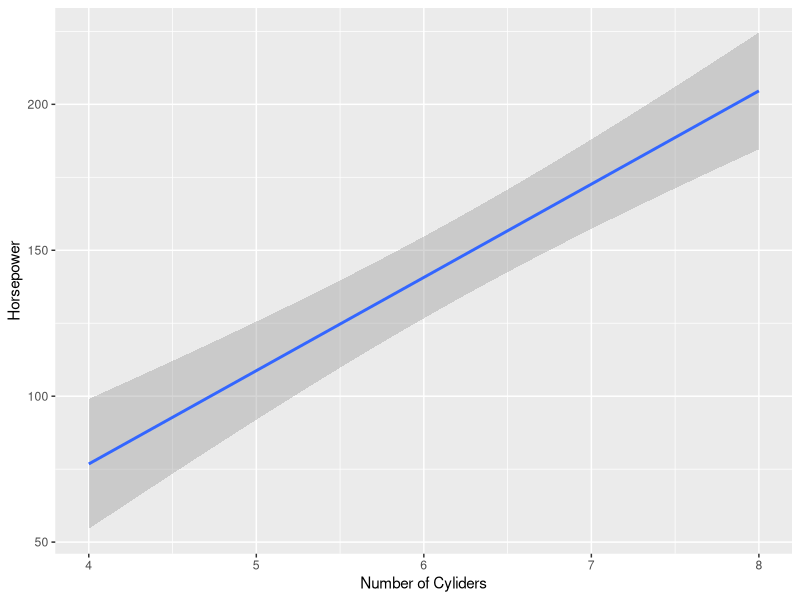

Generate this figure with R:
## ---- chunk 1
#| code-fold: true
#| message: false
library(dplyr)
library(readr)
library(ggplot2)
## ---- chunk 2
#| code-fold: true
mtcars %>%
  ggplot(aes(x = cyl, y= hp))+
  geom_smooth(method=lm)+
  labs(x = 'Number of Cyliders', y = 'Horsepower')
